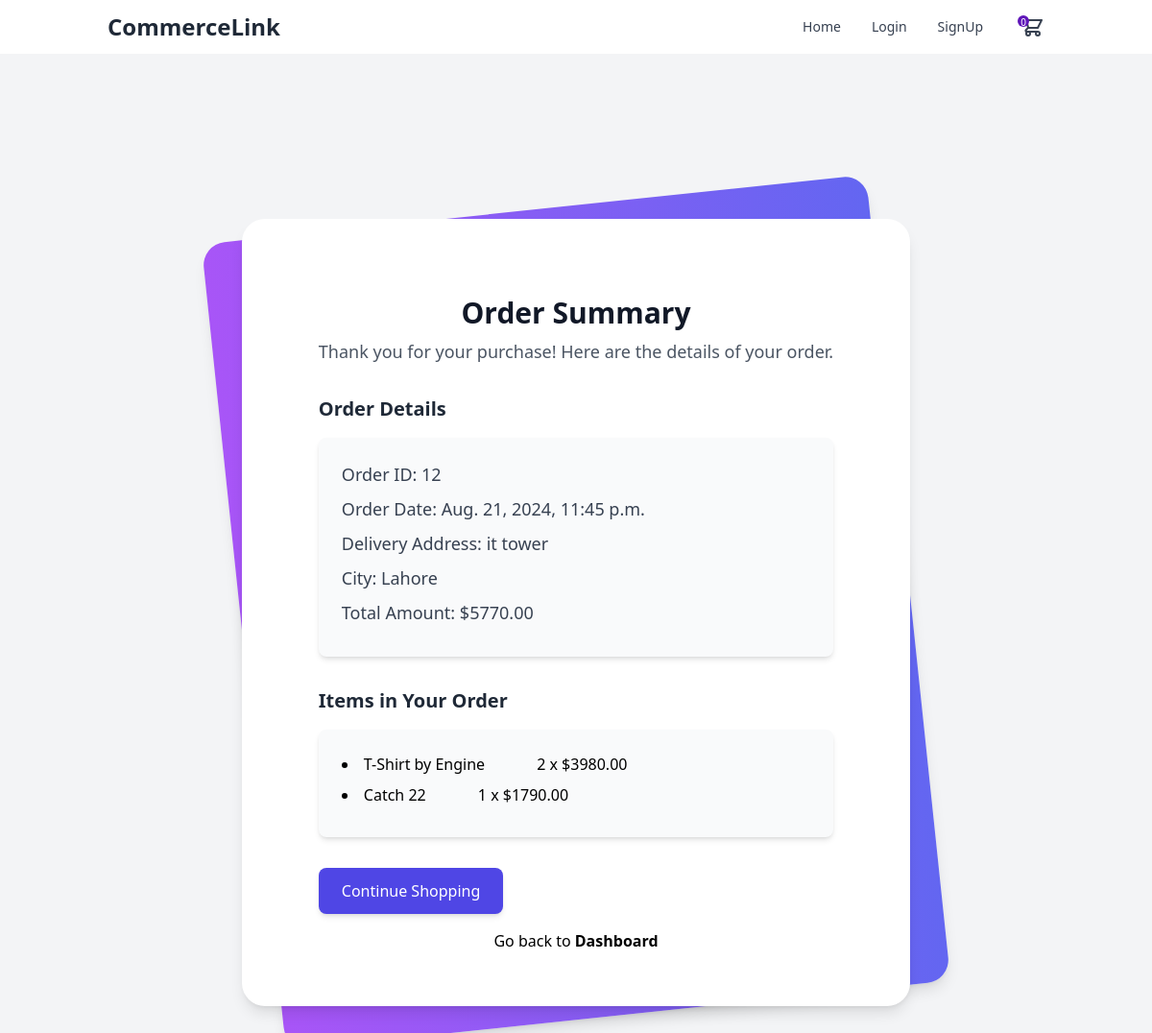
Screenshot of /order_summary/12/ with the database file from the repository.
### products/models.py (models this page shows, shortened)
class Order(models.Model):
    user                    = models.ForeignKey(CustomUser, on_delete=models.CASCADE)
    total_amount            = models.DecimalField(default=0, max_digits=20, decimal_places=2)
    status                  = models.BooleanField(default=False)
    address                 = models.TextField()
    city                    = models.CharField(max_length=128)
    ordered_at              = models.DateTimeField(auto_created=True)
    delivered_at            = models.DateTimeField(auto_now=True)
    is_paid                 = models.BooleanField(default=False)

class OrderItem(models.Model):
    order                   = models.ForeignKey(Order, on_delete=models.CASCADE)
    product                 = models.ForeignKey(Product, on_delete=models.CASCADE)
    quantity                = models.PositiveIntegerField(default=1)
    price                   = models.DecimalField(max_digits=10, decimal_places=2)

class Product(models.Model):
    author                  = models.ForeignKey(CustomUser, null=True, on_delete=models.CASCADE)
    title                   = models.CharField(max_length=100)
    description             = models.TextField()
    image                   = models.ImageField(upload_to='products/')
    brand                   = models.CharField(max_length=20)
    color                   = models.CharField(max_length=200)
    price                   = models.DecimalField(default=0, max_digits=7, decimal_places=2)
    countInStock            = models.IntegerField(default=0)
    created_at              = models.DateTimeField(auto_now_add=True)
    is_active               = models.BooleanField(default=True)

### products/views.py (the view)
# urls.py: path('order_summary/<int:order_id>/', order_summary, name='order_summary'),
def order_summary(request, order_id):
    order = get_object_or_404(Order, id=order_id)
    context = {'order': order}
    return render(request, 'products/order_summary.html', context)

### products/context_processors.py (called while the page is built, shortened)
def cart_summary(request):
    cart = request.session.get('cart', {})
    total_quantity = sum(cart.values())
    return {'cart_qty': total_quantity}

def store_context(request):
    store = None
    return {'store': store}

### products/templates/products/order_summary.html (shortened to what this page needs)
{% extends 'base.html' %}
{% block content %}
<div class="min-h-screen bg-gray-100 py-6 flex flex-col justify-center sm:py-12">
    <div class="relative py-3 sm:max-w-3xl sm:mx-auto">
        <div class="relative px-4 py-10 bg-white shadow-lg sm:rounded-3xl sm:pt-20 sm:px-20">
            <div class="text-center mb-8">
                <h1 class="text-3xl font-bold text-gray-900">Order Summary</h1>
                <p class="text-lg text-gray-600 mt-2">Thank you for your purchase! Here are the details of your order.</p>
            </div>
            <div class="mb-8">
                <h2 class="text-xl font-semibold text-gray-800 mb-4">Order Details</h2>
                <div class="bg-gray-50 p-6 rounded-lg shadow-md">
                    <p class="text-lg font-medium text-gray-700 mb-2">Order ID: <span class="font-normal">{{ order.id }}</span></p>
                    <p class="text-lg font-medium text-gray-700 mb-2">Order Date: <span class="font-normal">{{ order.ordered_at }}</span></p>
                    <p class="text-lg font-medium text-gray-700 mb-2">Delivery Address: <span class="font-normal">{{ order.address }}</span></p>
                    <p class="text-lg font-medium text-gray-700 mb-2">City: <span class="font-normal">{{ order.city }}</span></p>
                    <p class="text-lg font-medium text-gray-700 mb-2">Total Amount: <span class="font-normal">${{ order.total_amount }}</span></p>
                </div>
            </div>
            <div class="mb-8">
                <h3 class="text-xl font-semibold text-gray-800 mb-4">Items in Your Order</h3>
                <div class="bg-gray-50 p-6 rounded-lg shadow-md">
                    <ul class="list-disc list-inside">
                        {% for item in order.orderitem_set.all %}
                        <li class="mb-2">
                            {{ item.product.title }} &nbsp; &nbsp; &nbsp; &nbsp; &nbsp; &nbsp; {{ item.quantity }} x  ${{ item.price|floatformat:2 }}
                        </li>
                        {% endfor %}
                    </ul>
                </div>
            </div>
            {% if request.user.role != 'admin' %}
            <div class="flex justify-between">
                <a href="{% url 'home' %}" class="bg-indigo-600 text-white px-6 py-3 rounded-lg shadow-md hover:bg-indigo-700 transition duration-300">Continue Shopping</a>
            </div>
            {% endif %}
            <p class="text-center m-4">Go back to <a class="font-semibold" href="{% if request.user.role == 'seller' %} {% url 'seller_dashboard' %} {% elif request.user.role == 'admin' %} {% url 'admin_dashboard' %} {% else %} {% url 'user_dashboard' %} {% endif %}">Dashboard</a></p>
        </div>
    </div>
</div>
{% endblock %}

### rows the page displays
Order: id "12", ordered_at "Aug. 21, 2024, 11:45 p.m.", address "it tower", city "Lahore", total_amount "5770.00"
OrderItem: product "T-Shirt by Engine", quantity "2", price "3980.00"
OrderItem: product "Catch 22", quantity "1", price "1790.00"

### other values shown
{{ cart_qty }} "0"
